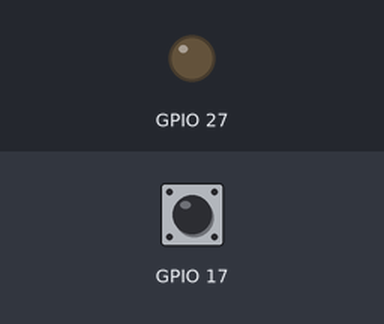
A program run on a simulated Raspberry Pi (BCM pin numbers). Parts: output pins drawn as LEDs (lit = HIGH). Inputs (shaded band) come from the test bench; at power-on: GPIO 17 HIGH. The camera gives no picture and a still takes 0.5 s; what the program prints to the terminal is not drawn.

Above: at 1.2 s.
1.3 s: GPIO 17 pulled LOW for 0.15 s
Timing chart, 0 to 4.3 s (numbered marks = the images above; inputs shaded):
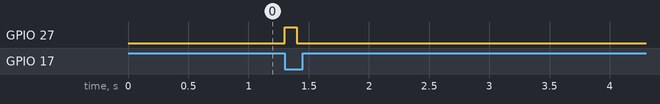

Measured:
- after the input at 1.3 s, GPIO 27: LOW → HIGH at once, → LOW 0.10 s later

The program:

gpio_interface.py
```python
"""
Hardware abstraction layer for PlantaeClassScanner
Allows development on non-RasPi systems (WSL, macOS, Windows)

Author: Abhinav M
"""

import sys
import platform

# Detect if running on Raspberry Pi
IS_RASPBERRY_PI = platform.machine() in ['aarch64', 'armv7l']

if IS_RASPBERRY_PI:
    try:
        import RPi.GPIO as GPIO
        # import gpiozero # hardware specific
        from picamera2 import Picamera2
        HARDWARE_AVAILABLE = True
    except ImportError as e:
        print(f"⚠️  RasPi hardware libraries not available: {e}")
        HARDWARE_AVAILABLE = False
else:
    print("💻 Running in development mode (non-RasPi platform)")
    HARDWARE_AVAILABLE = False


class TriggerButton:
    """Abstraction for trigger button with mock support"""

    def __init__(self, pin=17):
        self.pin = pin
        self.callback = None

        if HARDWARE_AVAILABLE:
            self._setup_real_gpio()
        else:
            self._setup_mock_gpio()

    def _setup_real_gpio(self):
        """Setup actual GPIO on RasPi"""
        GPIO.setmode(GPIO.BCM)
        GPIO.setup(self.pin, GPIO.IN, pull_up_down=GPIO.PUD_UP)
        print(f"✅ GPIO trigger initialized on pin {self.pin}")

    def _setup_mock_gpio(self):
        """Setup keyboard simulation for development"""
        print(f"🔧 Mock GPIO: Press ENTER to simulate trigger on pin {self.pin}")

    def on_press(self, callback):
        """Register callback for trigger press"""
        self.callback = callback

        if HARDWARE_AVAILABLE:
            GPIO.add_event_detect(self.pin, GPIO.FALLING,
                                callback=lambda ch: callback(),
                                bouncetime=200)
        else:
            # Mock: user presses ENTER
            import threading
            def mock_loop():
                while True:
                    input()  # Wait for ENTER
                    if self.callback:
                        self.callback()

            thread = threading.Thread(target=mock_loop, daemon=True)
            thread.start()

    def cleanup(self):
        """Cleanup GPIO resources"""
        if HARDWARE_AVAILABLE:
            GPIO.cleanup()


class StatusLED:
    """Abstraction for status LED with mock support"""

    def __init__(self, pin=27):
        self.pin = pin
        self.state = False

        if HARDWARE_AVAILABLE:
            GPIO.setmode(GPIO.BCM)
            GPIO.setup(self.pin, GPIO.OUT)
            GPIO.output(self.pin, GPIO.LOW)
            print(f"✅ LED initialized on pin {self.pin}")
        else:
            print(f"🔧 Mock LED on pin {self.pin}")

    def on(self):
        """Turn LED on"""
        self.state = True
        if HARDWARE_AVAILABLE:
            GPIO.output(self.pin, GPIO.HIGH)
        else:
            print("💡 LED: ON")

    def off(self):
        """Turn LED off"""
        self.state = False
        if HARDWARE_AVAILABLE:
            GPIO.output(self.pin, GPIO.LOW)
        else:
            print("💡 LED: OFF")

    def blink(self, duration=0.1):
        """Blink LED briefly"""
        import time
        self.on()
        time.sleep(duration)
        self.off()


class Camera:
    """Abstraction for camera with mock support"""

    def __init__(self):
        if HARDWARE_AVAILABLE:
            try:
                self.camera = Picamera2()
                self.camera.configure(self.camera.create_still_configuration())
                self.camera.start()
                print("✅ Camera initialized")
            except Exception as e:
                print(f"⚠️  Camera initialization failed: {e}")
                self.camera = None
        else:
            self.camera = None
            print("🔧 Mock camera (will use test images)")

    def capture(self):
        """Capture image from camera"""
        if HARDWARE_AVAILABLE and self.camera:
            import numpy as np
            # Capture image as numpy array
            image = self.camera.capture_array()
            return image
        else:
            # Return mock image for testing
            import numpy as np
            print("📸 Mock capture: Using test image")
            # Return blank 800x480 RGB image (matching your display)
            return np.zeros((480, 800, 3), dtype=np.uint8)

    def close(self):
        """Release camera resources"""
        if HARDWARE_AVAILABLE and self.camera:
            self.camera.stop()
            self.camera.close()


# Quick test
if __name__ == "__main__":
    print("🧪 Testing Hardware Abstraction Layer")
    print("=" * 50)

    # Test trigger
    trigger = TriggerButton()
    led = StatusLED()
    camera = Camera()

    def on_trigger():
        print("🔫 Trigger pressed!")
        led.blink()

    trigger.on_press(on_trigger)

    if not HARDWARE_AVAILABLE:
        print("\n💡 Press ENTER to simulate trigger (Ctrl+C to exit)")

    try:
        import time
        while True:
            time.sleep(0.1)
    except KeyboardInterrupt:
        print("\n👋 Exiting...")
        trigger.cleanup()
        camera.close()
```
